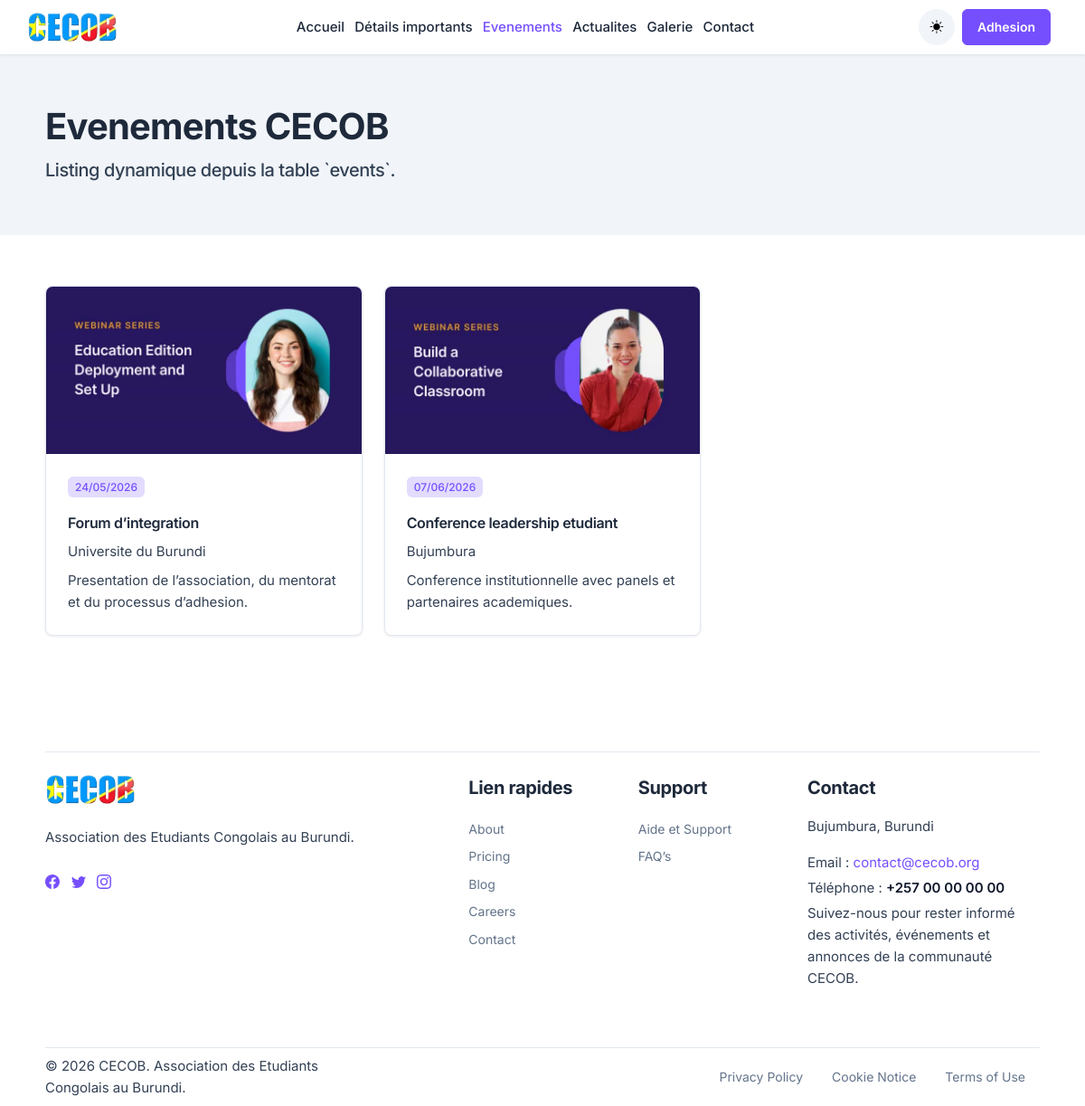
Screenshot of /events.php with the database file from the repository.
### tables this page shows
CREATE TABLE events (
    id INT AUTO_INCREMENT PRIMARY KEY,
    title VARCHAR(200) NOT NULL,
    description TEXT NOT NULL,
    starts_at DATETIME NOT NULL,
    location VARCHAR(200) NOT NULL,
    capacity INT NOT NULL DEFAULT 0,
    image_path VARCHAR(255) DEFAULT NULL
);

### includes/functions.php (called while the page is built, shortened)
<?php
function db(): ?PDO
{
    global $pdo;
    return $pdo instanceof PDO ? $pdo : null;
}
function e(?string $value): string
{
    return htmlspecialchars((string) $value, ENT_QUOTES, 'UTF-8');
}
function fetch_all_assoc(PDOStatement $stmt): array
{
    return $stmt->fetchAll();
}
function fetch_upcoming_events(int $limit = 3): array
{
    $stmt = db()->prepare('SELECT id, title, description, starts_at, location, capacity, image_path FROM events WHERE starts_at >= CURDATE() ORDER BY starts_at ASC LIMIT ?');
    $stmt->bindValue(1, $limit, PDO::PARAM_INT);
    $stmt->execute();
    $items = fetch_all_assoc($stmt);
    return $items;
}

### events.php (the view, shortened to what this page needs)
<?php
$events = fetch_upcoming_events(12);
require_once __DIR__ . '/includes/public_header.php';
?>
<main><section class="py-8 bg-light"><div class="container"><h1 class="display-4 fw-bold">Evenements CECOB</h1><p class="lead mb-0">Listing dynamique depuis la table `events`.</p></div></section><section class="py-8"><div class="container"><div class="row g-4"><?php foreach ($events as $event): ?><div class="col-lg-4 col-md-6"><div class="card h-100"><img src="<?= e($event['image_path'] ?: 'assets/images/education/edu-webinar-1.jpg'); ?>" class="card-img-top" alt="" /><div class="card-body"><span class="badge bg-primary-subtle text-primary"><?= e(date('d/m/Y', strtotime($event['starts_at']))); ?></span><h3 class="h4 mt-3"><?= e($event['title']); ?></h3><p class="mb-2"><?= e($event['location']); ?></p><p class="mb-0"><?= e($event['description']); ?></p></div></div></div><?php endforeach; ?></div></div></section></main>
<?php require_once __DIR__ . '/includes/public_footer.php'; ?>

### rows the page displays
events: image_path (picture), starts_at "24/05/2026", title "Forum d’integration", location "Universite du Burundi", description "Presentation de l’association, du mentorat et du processus d’adhesion."
events: image_path (picture), starts_at "07/06/2026", title "Conference leadership etudiant", location "Bujumbura", description "Conference institutionnelle avec panels et partenaires academiques."
